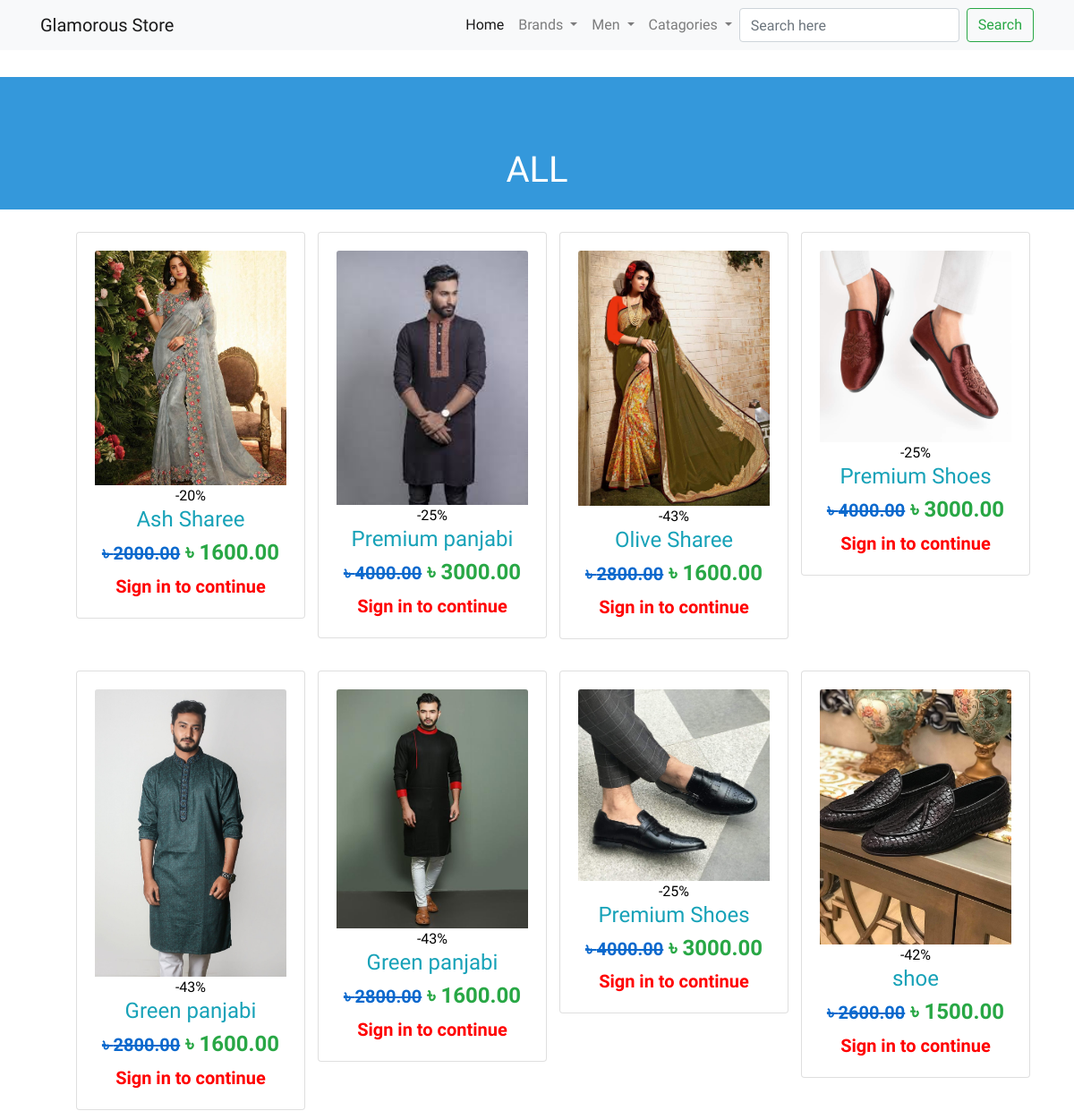
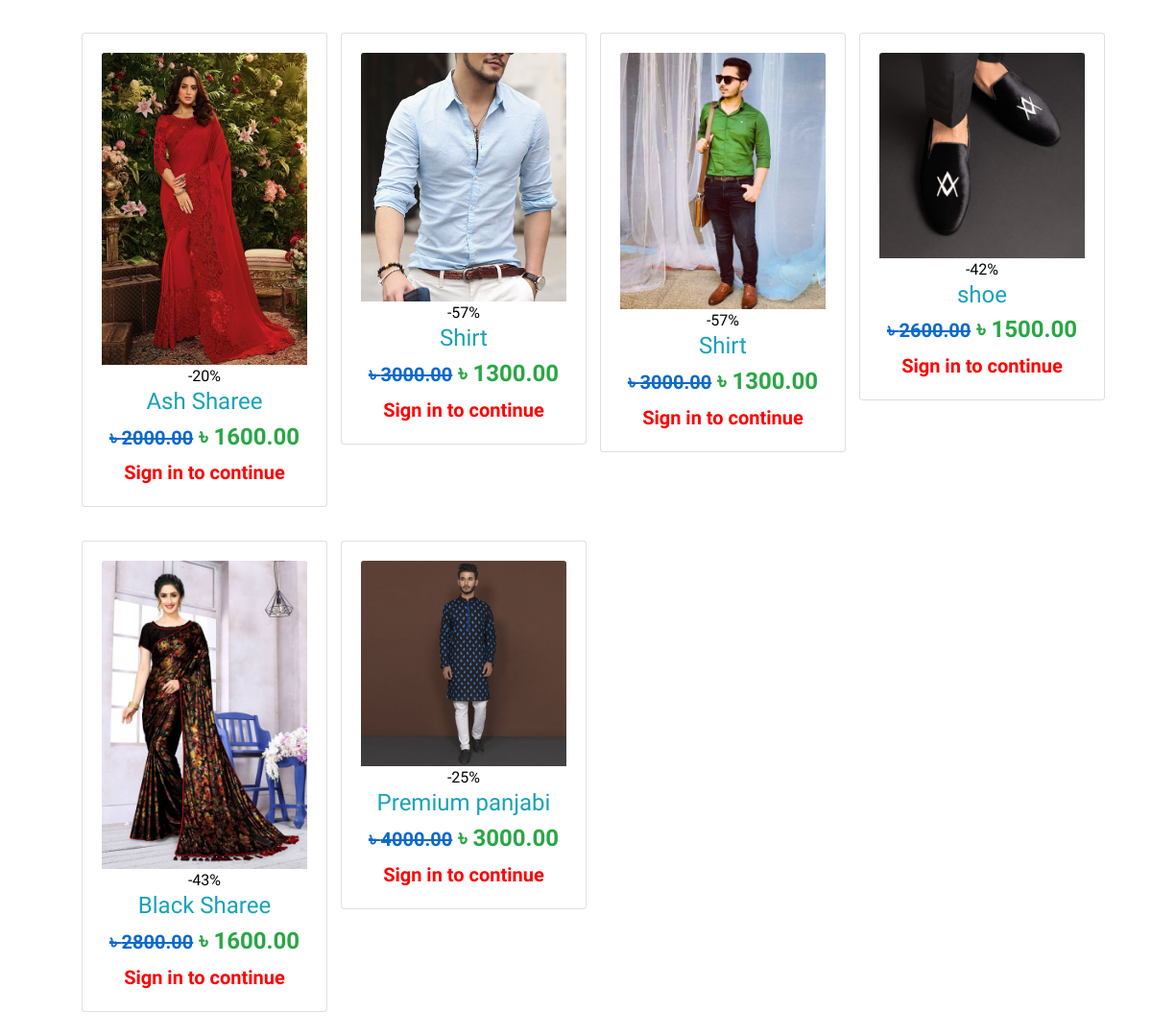
Screenshot of /all.php with the database file from the repository (2 pictures, top to bottom).
### tables this page shows
CREATE TABLE `product` (
  `id` int(11) NOT NULL,
  `image` varchar(255) NOT NULL,
  `name` varchar(255) NOT NULL,
  `o_price` double(10,2) NOT NULL,
  `n_price` double(10,2) NOT NULL,
  `brand` varchar(255) NOT NULL,
  `description1` varchar(500) NOT NULL,
  `description2` varchar(500) NOT NULL,
  `description3` varchar(500) NOT NULL,
  `Gender` varchar(50) NOT NULL,
  `category` varchar(255) NOT NULL,
  `stock` int(255) NOT NULL
);

### all.php (the view, shortened to what this page needs)
<?php include("header.php"); ?>
	<div class="headline">
	  	<h1 style="text-transform: uppercase;">All</h1>
	  </div>
	<div class="container">
	  	 <div class="row">
	  	 	<?php
		      $sql = "SELECT * FROM `product` ORDER BY rand() ";
		        $result=$con->query($sql);
		        while($row = mysqli_fetch_assoc($result))
		        {
        ?>
           <a href="product.php?id=<?php echo $row["id"]; ?>&name=<?php echo $row["name"]; ?>">
           <div class="col-sm-3">
              <form id="form" name="form">
                <div class="card card-body" style="">
                  <img class="card-img-top img-responsive" src="images/<?php echo $row["image"]; ?>" /><br />
                  <?php
                    $o = $row["o_price"];
                    $n = $row["n_price"];
                    if ($o !=0 ){
                      $d = 100 - (($n*100)/$o);
                  ?>
                      <span class="onsale">-<?php echo number_format($d); ?>%</span>
                  <?php } else {} ?>
                  <h4 class="text-info"><?php echo $row["name"]; ?></h4>
                  <h4 class="text-success" style="font-weight: 600;">
                    <?php
                      $op = $row["o_price"];
                      if($op != 0 ) {
                    ?>
                    <span class="o_price">৳ <?php echo $row["o_price"]; ?></span> <?php } ?>  ৳ <?php echo $row["n_price"]; ?>
                  </h4></a>
                  <?php if (isset($_SESSION["authen"])){if ($_SESSION["authen"] || $_SESSION["authen"]){ ?>
                    <?php
                      $stock = $row["stock"];
                      if($stock>0){ ?>
                        <span style="color: red;font-weight: 900;margin-top: 5px;">
                        <?php echo "# ".$stock." left in stock"; ?>
                      </span><br><?php
                      } else { ?>
                        <span class="stck">Out of stock</span>
                      <?php
                      }
                     ?>
                  <input type="hidden" name="id" id="id<?php echo $row["id"]; ?>" value="<?php echo $row["id"]; ?>" />
                  <input type="hidden" name="hidden_name" id="hidden_name<?php echo $row["id"]; ?>" value="<?php echo $row["name"]; ?>" />
                    <input type="hidden" name="hidden_price" id="hidden_price<?php echo $row["id"]; ?>" value="<?php echo $row["n_price"]; ?>" />
                    <input type="hidden" name="hidden_img" id="hidden_img<?php echo $row["id"]; ?>" value="<?php echo $row["image"]; ?>" />
              <?php
                $stock = $row["stock"];
                if($stock>0){
              ?>
              <?php
                } else {
              ?>
                  <p style="font-size: 15px;color: green;font-weight: 900;margin-top: 10px;">
                    Stock coming soon, stay with us!
                  </p>
              <?php
                }
              } else {
              ?>
                <a href="register.php" style="color: red;font-size: 20px;font-weight: 900;">Sign in to continue</a>
              <?php
              }} else{
                ?>
                <a href="register.php" style="color: red;font-size: 20px;font-weight: 900;">Sign in to continue</a>
              <?php
              }
              ?>
                </div>
            </div>
        <?php
            }
         ?>

### header.php (shortened to what this page needs)
<!DOCTYPE html>
<html>
<head>
    <link rel="stylesheet" href="https://stackpath.bootstrapcdn.com/bootstrap/4.4.1/css/bootstrap.min.css">
    <link rel="stylesheet" type="text/css" href="css/style.css">
</head>
<body>
	<nav class="navbar navbar-expand-lg navbar-light bg-light">
	 <div class="container">
	  <a class="navbar-brand" href="index.php">Glamorous Store</a>
	  <div class="collapse navbar-collapse " id="navbarSupportedContent">
	    <ul class="navbar-nav ml-auto">
	      <li class="nav-item active">
	        <a class="nav-link nav-color" href="index.php">Home <span class="sr-only">(current)</span></a>
	      </li>
	      <li class="nav-item dropdown">
	        <a class="nav-link nav-color dropdown-toggle" href="#" id="navbarDropdown" role="button" data-toggle="dropdown" aria-haspopup="true" aria-expanded="false">
	          Brands
	        </a>
	      </li>
	      <li class="nav-item dropdown">
	        <a class="nav-link nav-color dropdown-toggle" href="#" id="navbarDropdown" role="button" data-toggle="dropdown" aria-haspopup="true" aria-expanded="false">
	          Men
	        </a>
	      </li>
	      <li class="nav-item dropdown">
	        <a class="nav-link nav-color dropdown-toggle" href="#" id="navbarDropdown" role="button" data-toggle="dropdown" aria-haspopup="true" aria-expanded="false">
	          Catagories
	        </a>
	      </li>
	    </ul>
	    <form class="form-inline my-2 my-lg-0" method="POST" action="search.php">
	        <input class="form-control mr-sm-2" type="search" name="query" placeholder="Search here" aria-label="Search">
	        <button class="btn btn-outline-success my-2 my-sm-0" type="submit" name="search" data-toggle="tooltip" data-placement="left" >Search</button>
	    </form>
	  </div>
	 </div>
	</nav>

### css/style.css (style rules this page uses)
* { font-family: 'Dosis', sans-serif; }
html, body { position: relative; height: 100%; }
h1 { margin:150px auto 30px auto; text-align:center; color:#fff; }
a { text-decoration: none; color: black; }
.headline { background: #3498db !important; color: white; position: relative; }
.headline h1 { margin: 15px 0; padding: 20px; }
@media only screen and (max-width: 1350px) { .headline h1 { margin-top: 30px; padding-top: 80px; } }
.card { width: 16rem; margin: 10px; margin-bottom: 25px; text-align: center; }
.row { padding: 0 30px; }
.o_price { text-decoration: line-through; font-size: 20px; color: #0c69cd; }

### rows the page displays
product: image (picture), d "20", name "Ash Sharee", o_price "2000.00", n_price "1600.00"
product: image (picture), d "25", name "Premium panjabi", o_price "4000.00", n_price "3000.00"
product: image (picture), d "43", name "Olive Sharee", o_price "2800.00", n_price "1600.00"
product: image (picture), d "25", name "Premium Shoes", o_price "4000.00", n_price "3000.00"
product: image (picture), d "43", name "Green panjabi", o_price "2800.00", n_price "1600.00"
product: image (picture), d "43", name "Green panjabi", o_price "2800.00", n_price "1600.00"
product: image (picture), d "25", name "Premium Shoes", o_price "4000.00", n_price "3000.00"
product: image (picture), d "42", name "shoe", o_price "2600.00", n_price "1500.00"
product: image (picture), d "20", name "Ash Sharee", o_price "2000.00", n_price "1600.00"
product: image (picture), d "57", name "Shirt", o_price "3000.00", n_price "1300.00"
product: image (picture), d "57", name "Shirt", o_price "3000.00", n_price "1300.00"
product: image (picture), d "42", name "shoe", o_price "2600.00", n_price "1500.00"
product: image (picture), d "43", name "Black Sharee", o_price "2800.00", n_price "1600.00"
product: image (picture), d "25", name "Premium panjabi", o_price "4000.00", n_price "3000.00"
